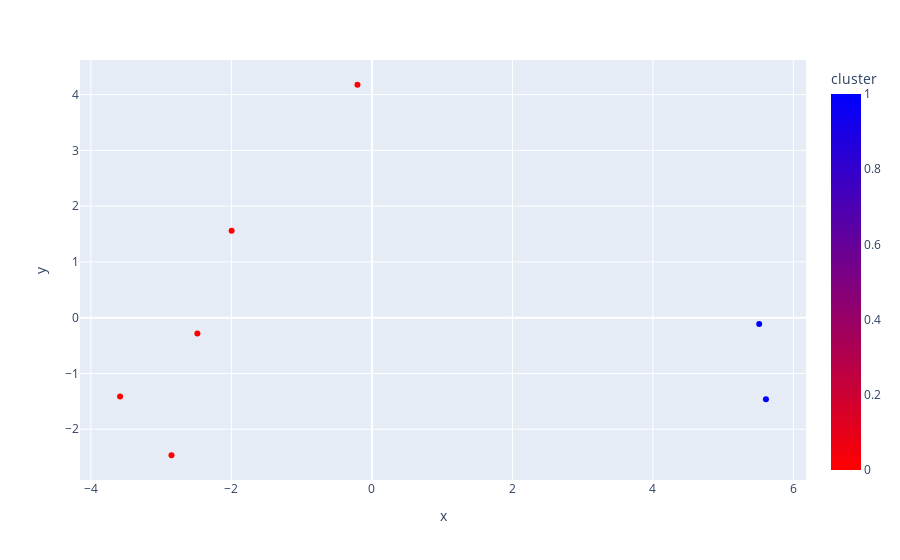

The notebook cell saved with this chart:
### Code cell
# Criando um gráfico para analisar os clusters das plataformas
info_plataformas = ['platform', 'water_depth', 'type_of_production (1 oil and gas; 2 oil; 3 gas)', 'number_of_piles']

colors = ['red', 'blue']

grafico_kmeans = px.scatter(df, x=X_pca[:, 0], y=X_pca[:, 1], color='cluster', hover_data=info_plataformas, color_continuous_scale=colors)

grafico_kmeans.show()

### Figure 1 — Plotly figure (JSON) as saved in the notebook; plotly's stock layout.template omitted (floating-point values rounded to 4 significant figures)
{"data": [{"customdata": [[1, 99, 1, 8], [2, 112, 1, 9], [20, 141, 2, 26], [25, 156, 2, 32], [26, 103, 3, 20], [27, 144, 3, 20], [29, 116, 1, 5]], "hovertemplate": "x=%{x}<br>y=%{y}<br>platform=%{customdata[0]}<br>water_depth=%{customdata[1]}<br>type_of_production (1 oil and gas; 2 oil; 3 gas)=%{customdata[2]}<br>number_of_piles=%{customdata[3]}<br>cluster=%{marker.color}<extra></extra>", "legendgroup": "", "marker": {"color": [1, 1, 0, 0, 0, 0, 0], "coloraxis": "coloraxis", "symbol": "circle"}, "mode": "markers", "name": "", "orientation": "v", "showlegend": false, "type": "scatter", "x": [5.512, 5.609, -3.584, -2.852, -1.996, -2.483, -0.2053], "xaxis": "x", "y": [-0.1129, -1.463, -1.411, -2.467, 1.56, -0.2828, 4.177], "yaxis": "y"}], "layout": {"coloraxis": {"colorbar": {"title": {"text": "cluster"}}, "colorscale": [[0, "red"], [1, "blue"]]}, "legend": {"tracegroupgap": 0}, "margin": {"t": 60}, "xaxis": {"anchor": "y", "domain": [0, 1], "title": {"text": "x"}}, "yaxis": {"anchor": "x", "domain": [0, 1], "title": {"text": "y"}}}}
